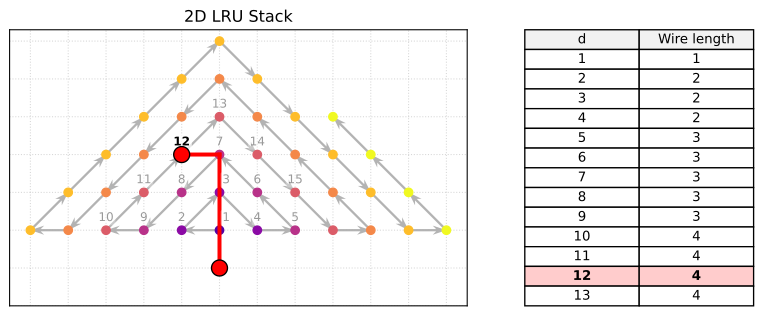

This figure's Python source:
import numpy as np
import matplotlib.pyplot as plt
from matplotlib.ticker import MultipleLocator
from mpl_toolkits.axes_grid1 import make_axes_locatable
import math

# ==================================================
# CORE LOGIC
# ==================================================
def isqrt_ceil(x):
    if x <= 0: return 0
    return math.isqrt(x - 1) + 1

def upper_half_spiral(n):
    for i in range(1, n + 1):
        k = isqrt_ceil(i)
        start_i = (k - 1)**2 + 1
        idx = i - start_i
        if k % 2 == 1:
            x = (k - 1) - idx
        else:
            x = -(k - 1) + idx
        y = k - abs(x)
        yield x, y

N_PTS = 400
T_VALS = np.arange(1, N_PTS + 1)
PTS = np.array(list(upper_half_spiral(N_PTS)))


def render_frame(d, n_short=40, table_size=13):
    fig, ax1 = plt.subplots(figsize=(10, 8))

    short_pts = PTS[:n_short]

    # Draw directed arrows showing the path order
    u = np.diff(short_pts[:, 0])
    v = np.diff(short_pts[:, 1])
    ax1.quiver(short_pts[:n_short-1, 0], short_pts[:n_short-1, 1], u, v,
               angles='xy', scale_units='xy', scale=1,
               color='gray', alpha=0.6, width=0.005, headwidth=4, headlength=6, zorder=1)

    # Color nodes by Manhattan distance level (discrete, not gradient)
    manhattan_dists = np.array([abs(x) + abs(y) for x, y in short_pts])
    max_dist = int(manhattan_dists.max())
    cmap = plt.cm.plasma
    # Map each discrete distance to a single color
    norm_colors = [cmap(d_val / max_dist) for d_val in manhattan_dists]
    ax1.scatter(short_pts[:, 0], short_pts[:, 1], c=norm_colors, s=40, zorder=2)

    # Label the first 15 points (closer to vertex)
    for i in range(15):
        is_current = (i + 1 == d)
        weight = 'bold' if is_current else 'normal'
        alpha = 1.0 if is_current else 0.4
        x_offset = 5 if (i + 1) in (1, 3) else 0
        ax1.annotate(f"{i+1}", (short_pts[i, 0], short_pts[i, 1]),
                     textcoords="offset points", xytext=(x_offset, 5),
                     ha='center', va='bottom', fontsize=9, fontweight=weight, color='black', alpha=alpha, zorder=4,
                     bbox=dict(boxstyle='round,pad=0.15', fc='white', ec='none', alpha=0.7 if is_current else 0.3))

    # Highlight the processor at origin
    ax1.plot(0, 0, marker='o', color='red', ms=12, mec='black', zorder=5)

    # Draw path from origin to target
    target_x, target_y = PTS[d - 1]
    ax1.plot([0, 0], [0, target_y], color='red', lw=3, zorder=3)
    ax1.plot([0, target_x], [target_y, target_y], color='red', lw=3, zorder=3)
    ax1.plot(target_x, target_y, marker='o', color='red', ms=12, mec='black', zorder=4)

    ax1.set(aspect='equal', title="2D LRU Stack")
    ax1.set_xlabel('')
    ax1.set_ylabel('')
    ax1.xaxis.set_major_locator(MultipleLocator(1))
    ax1.yaxis.set_major_locator(MultipleLocator(1))
    ax1.tick_params(bottom=False, left=False, labelbottom=False, labelleft=False)
    ax1.grid(True, linestyle=':', alpha=0.5)

    bottom_lim = min(0, short_pts[:, 1].min()) - 1
    ax1.set_ylim(bottom=bottom_lim)

    divider = make_axes_locatable(ax1)
    ax2 = divider.append_axes("right", size="50%", pad=0.6)
    ax2.axis('off')

    table_data = []
    for t in range(1, table_size + 1):
        x, y = PTS[t - 1]
        raw_m = int(abs(x) + abs(y))
        table_data.append([t, raw_m])

    table = ax2.table(
        cellText=table_data,
        colLabels=['d', 'Wire length'],
        cellLoc='center',
        bbox=[0, 0, 1, 1]
    )

    table.auto_set_font_size(False)
    table.set_fontsize(10)

    for (row, col), cell in table.get_celld().items():
        if row == 0:
            cell.set_text_props(weight='medium')
            cell.set_facecolor('#f2f2f2')
        elif row == d:
            cell.set_facecolor('#ffcccc')
            cell.set_text_props(weight='bold')
        else:
            cell.set_text_props(weight='normal')

    return fig


# ==================================================
# GENERATE PNG
# ==================================================
fig = render_frame(12)
fig.savefig('manhattan_figure.svg', bbox_inches='tight')
plt.close(fig)
print("Saved manhattan_figure.svg")
